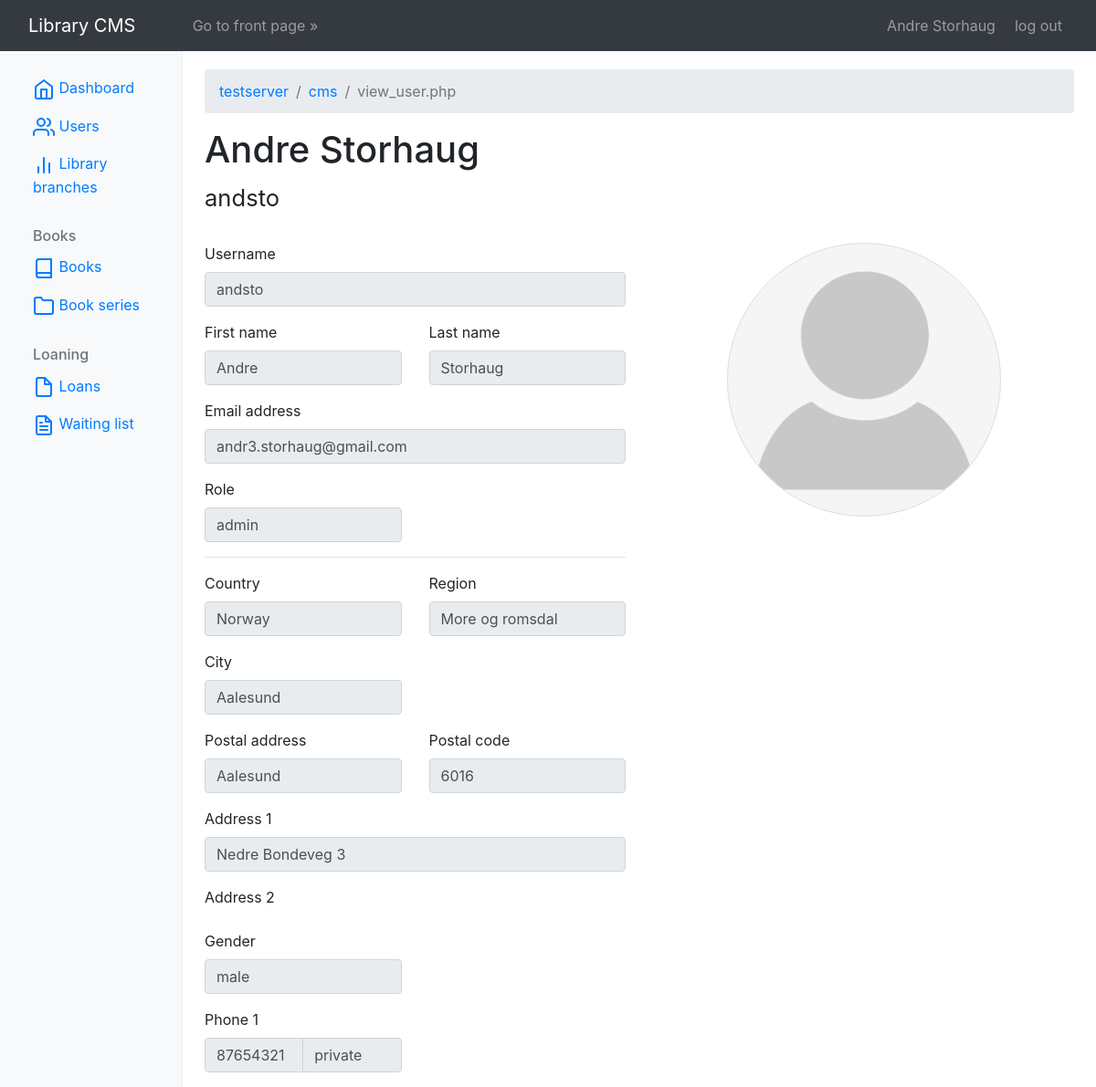
Page /cms/view_user.php?user_id=1 (signed in) on the committed database.
### tables this page shows
CREATE TABLE IF NOT EXISTS `user` (
  `user_id`       INT          NOT NULL AUTO_INCREMENT,
  `user_name`     VARCHAR(255) NOT NULL,
  `password`      VARCHAR(255) NOT NULL,
  `first_name`    VARCHAR(255) NOT NULL,
  `last_name`     VARCHAR(255) NOT NULL,
  `email`         VARCHAR(255) NOT NULL,
  `address_id`    INT          NULL,
  `gender_id`     INT          NULL,
  `create_time`   DATETIME     NOT NULL DEFAULT CURRENT_TIMESTAMP,
  `time_modified` DATETIME     NOT NULL DEFAULT CURRENT_TIMESTAMP
  ON UPDATE CURRENT_TIMESTAMP,
  PRIMARY KEY (`user_id`),
  INDEX `fk_Publisher_Address1_idx` (`address_id` ASC),
  INDEX `fk_user_gender1_idx` (`gender_id` ASC),
  FULLTEXT `ft_user_idx` (`user_name`, `first_name`, `last_name`, `email`),
  CONSTRAINT `fk_Publisher_Address1`
  FOREIGN KEY (`address_id`)
  REFERENCES `address` (`address_id`),
  CONSTRAINT `fk_user_gender1`
  FOREIGN KEY (`gender_id`)
  REFERENCES `gender` (`gender_id`)
);

CREATE TABLE IF NOT EXISTS `role` (
  `role_id` INT          NOT NULL AUTO_INCREMENT,
  `role`    VARCHAR(255) NOT NULL,
  PRIMARY KEY (`role_id`)
);

CREATE TABLE IF NOT EXISTS `city` (
  `city_id`   INT          NOT NULL AUTO_INCREMENT,
  `city`      VARCHAR(255) NOT NULL,
  `region_id` INT          NOT NULL,
  PRIMARY KEY (`city_id`),
  INDEX `fk_city_region1_idx` (`region_id` ASC),
  CONSTRAINT `fk_city_region1`
  FOREIGN KEY (`region_id`)
  REFERENCES `region` (`region_id`)
);

CREATE TABLE IF NOT EXISTS `country` (
  `country_id` INT          NOT NULL AUTO_INCREMENT,
  `country`    VARCHAR(255) NOT NULL,
  PRIMARY KEY (`country_id`)
);

CREATE TABLE IF NOT EXISTS `region` (
  `region_id`  INT          NOT NULL AUTO_INCREMENT,
  `region`     VARCHAR(255) NOT NULL,
  `country_id` INT          NOT NULL,
  PRIMARY KEY (`region_id`),
  INDEX `fk_region_country1_idx` (`country_id` ASC),
  CONSTRAINT `fk_region_country1`
  FOREIGN KEY (`country_id`)
  REFERENCES `country` (`country_id`)
);

CREATE TABLE IF NOT EXISTS `postal_code` (
  `postal_code_id`    INT NOT NULL AUTO_INCREMENT,
  `postal_code`       INT NOT NULL,
  `postal_address_id` INT NULL,
  PRIMARY KEY (`postal_code_id`),
  INDEX `fk_postal_code_city1_idx` (`postal_address_id` ASC),
  CONSTRAINT `fk_postal_code_city1`
  FOREIGN KEY (`postal_address_id`)
  REFERENCES `postal_address` (`postal_address_id`)
);

CREATE TABLE IF NOT EXISTS `postal_address` (
  `postal_address_id` INT          NOT NULL AUTO_INCREMENT,
  `postal_address`    VARCHAR(255) NOT NULL,
  PRIMARY KEY (`postal_address_id`)
);

CREATE TABLE IF NOT EXISTS `address` (
  `address_id`     INT          NOT NULL AUTO_INCREMENT,
  `line_1`         VARCHAR(255) NOT NULL,
  `line_2`         VARCHAR(255) NULL,
  `city_id`        INT          NOT NULL,
  `postal_code_id` INT          NULL,
  `time_modified`  DATETIME     NOT NULL DEFAULT CURRENT_TIMESTAMP
  ON UPDATE CURRENT_TIMESTAMP,
  PRIMARY KEY (`address_id`),
  INDEX `fk_address_city1_idx` (`city_id` ASC),
  INDEX `fk_address_postal_code1_idx` (`postal_code_id` ASC),
  CONSTRAINT `fk_address_city1`
  FOREIGN KEY (`city_id`)
  REFERENCES `city` (`city_id`),
  CONSTRAINT `fk_address_postal_code1`
  FOREIGN KEY (`postal_code_id`)
  REFERENCES `postal_code` (`postal_code_id`)
);

CREATE TABLE IF NOT EXISTS `gender` (
  `gender_id` INT          NOT NULL AUTO_INCREMENT,
  `gender`    VARCHAR(255) NOT NULL,
  PRIMARY KEY (`gender_id`)
);

CREATE TABLE IF NOT EXISTS `phone` (
  `user_id`    INT         NOT NULL,
  `phone`      VARCHAR(45) NOT NULL,
  `phone_type` INT         NOT NULL,
  PRIMARY KEY (`user_id`, `phone`),
  INDEX `fk_phone_phone_type1_idx` (`phone_type` ASC),
  CONSTRAINT `fk_phone_user1`
  FOREIGN KEY (`user_id`)
  REFERENCES `user` (`user_id`),
  CONSTRAINT `fk_phone_phone_type1`
  FOREIGN KEY (`phone_type`)
  REFERENCES `phone_type` (`phone_type`)
);

CREATE TABLE IF NOT EXISTS `phone_type` (
  `phone_type`  INT          NOT NULL AUTO_INCREMENT,
  `description` VARCHAR(255) NOT NULL,
  PRIMARY KEY (`phone_type`)
);

### cms/view_user.php (the view, shortened to what the rows shown need)
<?php include '../connections/Database.php'; ?>
<?php
$db = new Database;
$user_id = $_GET['user_id'];
$first_name = $last_name = $email = $line_1 = $line_2 = $role = $gender = $postal_code = $postal_address = $country = $region = $city = false;
$query = "SELECT user_id, user_name, first_name, last_name, email
              FROM user
              WHERE user_id = '$user_id'";
$users_res = $db->select($query);
if ($users_res !== false) {
    $row = $users_res->fetch_assoc();
    $user_name = $row['user_name'];
    $first_name = $row['first_name'];
    $last_name = $row['last_name'];
    $email = $row['email'];
}
$query = "SELECT a.line_1, a.line_2, @address_id := a.address_id
              FROM address a
              INNER JOIN user u on a.address_id = u.address_id
              WHERE u.user_id = '$user_id'";
$address_res = $db->select($query);
if ($address_res !== false) {
    $row = $address_res->fetch_assoc();
    $line_1 = $row['line_1'];
}
$query = "SELECT r.role
              FROM role r
              INNER JOIN role_assignment ra on r.role_id = ra.role_role_id
              WHERE ra.user_user_id = $user_id";
$role_res = $db->select($query);
if ($role_res !== false) {
    $row = $role_res->fetch_assoc();
    $role = $row['role'];
}
$query = "SELECT g.gender
              FROM gender g
              INNER JOIN user u on g.gender_id = u.gender_id
              WHERE u.user_id = $user_id";
$gender_res = $db->select($query);
if ($gender_res !== false) {
    $row = $gender_res->fetch_assoc();
    $gender = $row['gender'];
}
$query = "SELECT pc.postal_code, pa.postal_address
              FROM postal_code pc
              INNER JOIN postal_address pa on pc.postal_address_id = pa.postal_address_id
              INNER JOIN address a on pc.postal_code_id = a.postal_code_id
              WHERE a.address_id = @address_id";
$postal_res = $db->select($query);
if ($postal_res !== false) {
    $row = $postal_res->fetch_assoc();
    $postal_code = $row['postal_code'];
    $postal_address = $row['postal_address'];
}
$query = "SELECT c.city, r.region, c2.country
            FROM city c
            INNER JOIN region r on c.region_id = r.region_id
            INNER JOIN country c2 on r.country_id = c2.country_id
            INNER JOIN address a on c.city_id = a.city_id
            WHERE a.address_id = @address_id";
$country_res = $db->select($query);
if ($country_res !== false) {
    $row = $country_res->fetch_assoc();
    $country = $row['country'];
    $region = $row['region'];
    $city = $row['city'];
}
$query = "SELECT p.phone, pt.description
              FROM phone p
              INNER JOIN phone_type pt on p.phone_type = pt.phone_type
              WHERE p.user_id = '$user_id'";
$phone_res = $db->select($query);
$phones = [];
if ($phone_res !== false) {
    while ($row = $phone_res->fetch_assoc()) {
        $phones[] = $row;
    }
}
?>
<!DOCTYPE html>
<html lang="en">
<head>
    <link href="../libraries/bootstrap-4/css/bootstrap.css" rel="stylesheet">
    <link href="css/common.css" rel="stylesheet">
    <link rel="stylesheet" href="css/costum.css">
</head>
<body>
<div class="container-fluid">
    <div class="row">
        <main role="main" class="col-md-9 ml-sm-auto col-lg-10 px-4">
            <div id="breadcrumb"></div>
            <?php if ($user_name && $first_name && $last_name) : ?>
                <h1 class="page-header">
                    <?php echo $first_name . " " . $last_name; ?>
                </h1>
                <h1 class="h2">
                    <small><?php echo $user_name; ?></small>
                </h1>
                <br>
            <?php endif; ?>
                <div class="row">
                    <div class="col-lg-6">
                        <div class="form-group">
                            <label for="inputUsername">Username</label>
                            <?php if ($user_name) : ?>
                                <input type="text" id="inputUsername" class="form-control" name="uid"
                                       placeholder="Username"
                                       value="<?php echo $user_name; ?>" readonly>
                            <?php endif; ?>
                        </div>
                        <div class="form-group">
                            <div class="row">
                                <div class="col-xs-6 col-sm-6 col-md-6 nopadding-right">
                                    <label for="inputFirstname">First name</label>
                                    <?php if ($first_name) : ?>
                                        <input type="text" id="inputFirstname" class="form-control" name="first"
                                               placeholder="First name" value="<?php echo $first_name; ?>" readonly>
                                    <?php endif; ?>
                                </div>
                                <div class="col-xs-6 col-sm-6 col-md-6 nopadding-left">
                                    <label for="inputLastname">Last name</label>
                                    <?php if ($last_name) : ?>
                                        <input type="text" id="inputLastname" class="form-control" name="last"
                                               placeholder="Last name" value="<?php echo $last_name; ?>" readonly>
                                    <?php endif; ?>
                                </div>
                            </div>
                        </div>
                        <div class="form-group">
                            <label for="inputEmail">Email address</label>
                            <?php if ($email) : ?>
                                <input type="email" id="inputEmail" class="form-control" name="email"
                                       placeholder="Email address" value="<?php echo $email; ?>" readonly>
                            <?php endif; ?>
                        </div>
                        <div class="form-group">
                            <div class="row">
                                <div class="col-xs-6 col-sm-6 col-md-6 nopadding-right">
                                    <label for="selectRole">Role</label>
                                    <?php if ($role) : ?>
                                        <input type="text" id="selectRole" class="form-control" name="role"
                                               placeholder="Role" value="<?php echo $role; ?>" readonly>
                                    <?php endif; ?>
                                </div>
                            </div>
                        </div>
                        <div class="form-group">
                            <div class="row">
                                <div class="col-xs-6 col-sm-6 col-md-6 nopadding-right">
                                    <label for="inputCountry">Country</label>
                                    <?php if ($country) : ?>
                                        <input type="email" id="inputCountry" class="form-control" name="country"
                                               placeholder="Country" value="<?php echo $country; ?>" readonly>
                                    <?php endif; ?>
                                </div>
                                <div class="col-xs-6 col-sm-6 col-md-6 nopadding-left">
                                    <label for="inputRegion">Region</label>
                                    <?php if ($region) : ?>
                                        <input type="text" id="inputRegion" class="form-control" name="region"
                                               placeholder="Region" value="<?php echo $region; ?>" readonly>
                                    <?php endif; ?>
                                </div>
                            </div>
                        </div>
                        <div class="form-group">
                            <div class="row">
                                <div class="col-xs-6 col-sm-6 col-md-6 nopadding-right">
                                    <label for="inputCountry">City</label>
                                    <?php if ($city) : ?>
                                        <input type="email" id="inputCity" class="form-control" name="city"
                                               placeholder="City" value="<?php echo $city; ?>" readonly>
                                    <?php endif; ?>
                                </div>
                            </div>
                        </div>
                        <div class="form-group">
                            <div class="row">
                                <div class="col-xs-6 col-sm-6 col-md-6 nopadding-right">
                                    <label for="inputPostal">Postal address</label>
                                    <?php if ($postal_address) : ?>
                                        <input type="text" id="inputPostal" class="form-control" name="postalRegion"
                                               placeholder="Postal address" value="<?php echo $postal_address; ?>"
                                               readonly>
                                    <?php endif; ?>
                                </div>
                                <div class="col-xs-6 col-sm-6 col-md-6 nopadding-left">
                                    <label for="inputPostalcode">Postal code</label>
                                    <?php if ($postal_code) : ?>
                                        <input type="text" id="inputPostalcode" class="form-control" name="postalCode"
                                               placeholder="Postal code" value="<?php echo $postal_code; ?>" readonly>
                                    <?php endif; ?>
                                </div>
                            </div>
                        </div>
                        <div class="form-group">
                            <label for="inputAddress1">Address 1</label>
                            <?php if ($line_1) : ?>
                                <input type="text" id="inputAddress1" class="form-control" name="address1"
                                       placeholder="Address 1" value="<?php echo $line_1; ?>" readonly>
                            <?php endif; ?>
                        </div>
                        <div class="form-group">
                            <div class="row">
                                <div class="col-xs-6 col-sm-6 col-md-6 nopadding-right">
                                    <label for="selectGender">Gender</label>
                                    <?php if ($gender) : ?>
                                        <input type="text" id="selectGender" class="form-control" name="gender"
                                               placeholder="Gender" value="<?php echo $gender; ?>" readonly>
                                    <?php endif; ?>
                                </div>
                            </div>
                        </div>
                        <div class="form-group">
                            <div class="row">
                                <?php if ($phones) : ?>
                                    <?php $i = 1 ?>
                                    <?php foreach ($phones as $row) : ?>
                                        <div class="col-xs-6 col-sm-6 col-md-6 nopadding-right">
                                            <label for="inputPhone<?php echo $i; ?>">Phone <?php echo $i; ?></label>
                                            <div class="input-group">
                                                <input type="text" id="inputPhone<?php echo $i; ?>" class="form-control"
                                                       aria-label="..."
                                                       placeholder="Phone" name="phone"
                                                       value="<?php echo $row['phone']; ?>" readonly>
                                                <input type="text" id="selectGender" class="form-control" name="gender"
                                                       placeholder="Gender" value="<?php echo $row['description']; ?>"
                                                       readonly>
                                            </div>
                                        </div>
                                        <?php $i++; ?>
                                    <?php endforeach; ?>
                                <?php endif; ?>
                            </div>
                        </div>
                    </div>
                    <div class="col-lg-6">
                    </div>
                </div>
        </main>
    </div>
</div>
</body>
</html>

### rows in the picture
user: first_name "Andre", last_name "Storhaug", user_name "andsto", uid "andsto", first "Andre", last "Storhaug", email "andr3.storhaug@gmail.com"
role: role "admin"
city: country "Norway", region "More og romsdal", city "Aalesund"
postal_code: postalRegion "Aalesund", postalCode "6016"
address: address1 "Nedre Bondeveg 3"
gender: gender "male"
phone: phone "87654321", gender "private"

### other values in the picture
$session_firstname "Andre"
$session_lastname "Storhaug"
